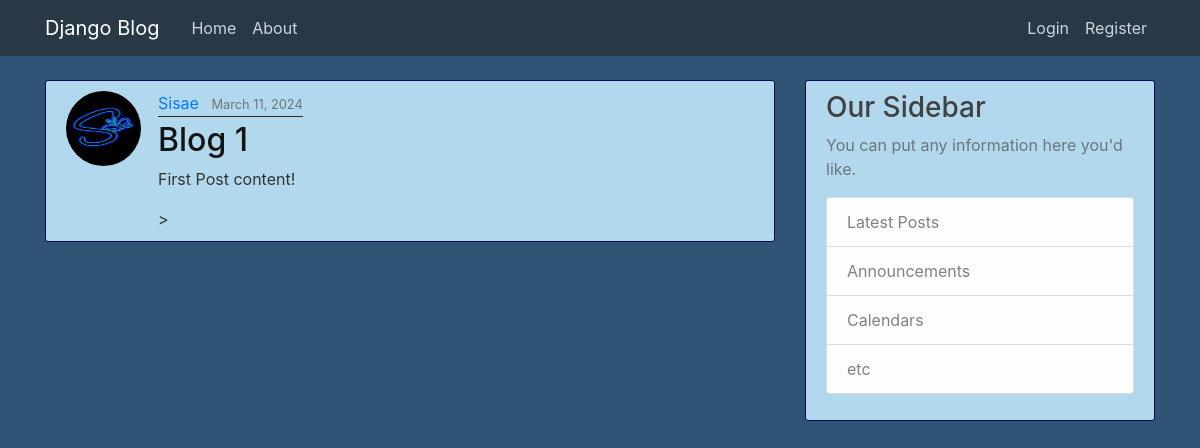
The app's page /post/1/ with its own data.
### Blog/models.py (models this page shows, shortened)
class Post(models.Model):
    title = models.CharField(max_length = 100)
    content = models.TextField()
    date_posted = models.DateTimeField(default = timezone.now)
    author = models.ForeignKey(User, on_delete = models.CASCADE)

### users/models.py (models this page shows, shortened)
class Profile(models.Model):
    user = models.OneToOneField(User, on_delete = models.CASCADE)
    image = models.ImageField(default = 'default.jpg', upload_to = 'profile_pics')

### Blog/views.py (the view)
# urls.py: path('post/<int:pk>/',PostDetailView.as_view(), name='post-detail'),
class PostDetailView(DetailView):
    model = Post

### Blog/templates/Blog/post_detail.html (shortened to what this page needs)
{% extends "blog/base.html"%}
{% block content %}
        <article class = "media content-section">
            <img class = "rounded-circle article-img" src="{{object.author.profile.image.url}}" >
                <div class = "media=-body">
                  <div class = "article-metadata">
                    <a class = "mr-2" href = "{% url 'user-posts' post.author.username %}">{{object.author}}</a>
                    <small class = "text-muted">{{object.date_posted | date:"F d, Y"}}</small>
                  </div>
                  <h2 class ="article-title">{{object.title}}</h2>
                  <p class ="article-content">{{object.content}}</p>>
                </div>
        </article>
{% endblock content%}

### Blog/static/Blog/main.css (style rules this page uses)
body { background-color: #2f5475; background-image: url("images/bloghome.jpg"); background-size: cover; color: #333333; margin-top: 5rem; }
h1, h2, h3, h4, h5, h6 { color: #3d3c3cf7; }
.content-section { background: rgb(178, 216, 237); padding: 10px 20px; border: 1px solid #09054e; border-radius: 3px; margin-bottom: 20px; overflow-wrap: break-word; word-break: break-word; }
.article-title { color: #151414; }
.article-content { white-space: pre-line; }
.article-img { height: 75px; width: 75px; margin-right: 17px; }
.article-metadata { padding-bottom: 1px; margin-bottom: 4px; border-bottom: 1px solid #2c2828 }

### records on screen
Post: author.profile.image (picture), author "Sisae", date_posted "March 11, 2024", title "Blog 1", content "First Post content!"
